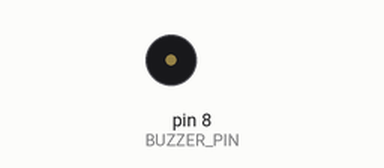
Recording of a sketch running on a simulated Arduino Uno, built with avr-gcc and run on an emulated ATmega328P. On the bench: buzzer (waves = sounding).

Above: at 1.6 s.
At 4.7 s:
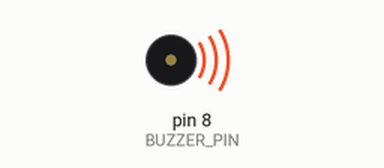
Timing chart, 0 to 8.2 s (numbered marks = the images above):
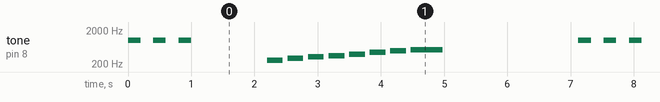

Measured:
- by itself, tone on pin 8 (BUZZER_PIN): plays 1000 Hz for 0.20 s, 1000 Hz for 0.20 s, 1000 Hz for 0.20 s, 262 Hz for 0.25 s, 294 Hz for 0.25 s, 330 Hz for 0.25 s … (201 notes in this stretch)

The sketch:

02_buzzer_melody.ino
```cpp
/*
  المشروع 2: تشغيل الصوت والنغمات (Buzzer)
  كتاب: 38 مشروع في شهر — لؤي النصري (@robotlouay)

  التوصيل:
    - الطرف الموجب (+) للبازر ← Pin 8
    - الطرف السالب (−) للبازر ← GND
  ملاحظة: النغمات تحتاج بازر غير نشط (Passive Buzzer).
*/

const int BUZZER_PIN = 8;

// ترددات النوتات الموسيقية بالهرتز
#define NOTE_C4 262
#define NOTE_D4 294
#define NOTE_E4 330
#define NOTE_F4 349
#define NOTE_G4 392
#define NOTE_A4 440
#define NOTE_B4 494
#define NOTE_C5 523

// لحن بسيط: سلّم موسيقي صاعد
int melody[]    = { NOTE_C4, NOTE_D4, NOTE_E4, NOTE_F4, NOTE_G4, NOTE_A4, NOTE_B4, NOTE_C5 };
int durations[] = { 250,     250,     250,     250,     250,     250,     250,     500 };
const int NOTES_COUNT = sizeof(melody) / sizeof(melody[0]);

void setup() {
  pinMode(BUZZER_PIN, OUTPUT);
}

// الطريقة 1: إنذار متقطع (تشغيل/إطفاء)
void alarmBeep(int times) {
  for (int i = 0; i < times; i++) {
    tone(BUZZER_PIN, 1000);   // نغمة 1000 هرتز
    delay(200);
    noTone(BUZZER_PIN);       // إيقاف الصوت
    delay(200);
  }
}

// الطريقة 2: عزف لحن من مصفوفة
void playMelody() {
  for (int i = 0; i < NOTES_COUNT; i++) {
    tone(BUZZER_PIN, melody[i], durations[i]);
    delay(durations[i] * 1.3);  // فاصل صغير بين النوتات
  }
  noTone(BUZZER_PIN);
}

void loop() {
  alarmBeep(3);
  delay(1000);
  playMelody();
  delay(2000);
}
```
